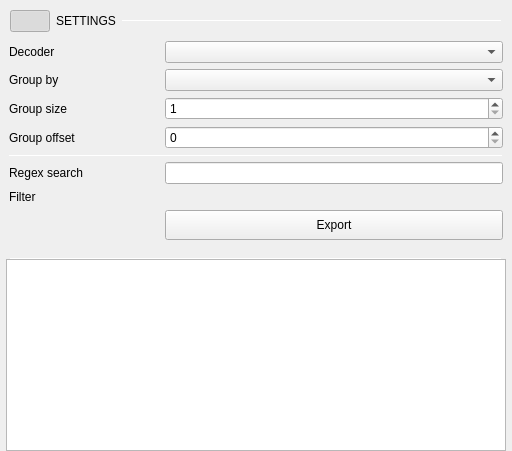
               <widget class="QWidget" name="decoderTablePage">
                <property name="sizePolicy">
                 <sizepolicy hsizetype="Preferred" vsizetype="Preferred">
                  <horstretch>0</horstretch>
                  <verstretch>0</verstretch>
                 </sizepolicy>
                </property>
                <property name="minimumSize">
                 <size>
                  <width>100</width>
                  <height>0</height>
                 </size>
                </property>
                <layout class="QVBoxLayout" name="verticalLayout_12">
                 <property name="spacing">
                  <number>0</number>
                 </property>
                 <property name="leftMargin">
                  <number>0</number>
                 </property>
                 <property name="topMargin">
                  <number>10</number>
                 </property>
                 <property name="rightMargin">
                  <number>0</number>
                 </property>
                 <property name="bottomMargin">
                  <number>0</number>
                 </property>
                 <item>
                  <layout class="QVBoxLayout" name="wDecoderSettingsContainer">
                   <property name="spacing">
                    <number>0</number>
                   </property>
                   <property name="leftMargin">
                    <number>0</number>
                   </property>
                   <property name="rightMargin">
                    <number>0</number>
                   </property>
                   <property name="bottomMargin">
                    <number>0</number>
                   </property>
                   <item>
                    <layout class="QHBoxLayout" name="wDecoderSettingsCollapse">
                     <property name="spacing">
                      <number>6</number>
                     </property>
                     <property name="leftMargin">
                      <number>10</number>
                     </property>
                     <property name="rightMargin">
                      <number>10</number>
                     </property>
                     <item>
                      <widget class="QPushButton" name="btnCollapseSettings">
                       <property name="maximumSize">
                        <size>
                         <width>16777215</width>
                         <height>16777215</height>
                        </size>
                       </property>
                       <property name="text">
                        <string/>
                       </property>
                       <property name="checkable">
                        <bool>true</bool>
                       </property>
                       <property name="checked">
                        <bool>true</bool>
                       </property>
                       <property name="subsection_arrow_button" stdset="0">
                        <bool>true</bool>
                       </property>
                      </widget>
                     </item>
                     <item>
                      <widget class="QLabel" name="label_16">
                       <property name="sizePolicy">
                        <sizepolicy hsizetype="Preferred" vsizetype="Fixed">
                         <horstretch>0</horstretch>
                         <verstretch>0</verstretch>
                        </sizepolicy>
                       </property>
                       <property name="text">
                        <string>SETTINGS</string>
                       </property>
                       <property name="subsection_label" stdset="0">
                        <bool>true</bool>
                       </property>
                      </widget>
                     </item>
                     <item>
                      <widget class="Line" name="line_9">
                       <property name="sizePolicy">
                        <sizepolicy hsizetype="Expanding" vsizetype="Fixed">
                         <horstretch>0</horstretch>
                         <verstretch>0</verstretch>
                        </sizepolicy>
                       </property>
                       <property name="minimumSize">
                        <size>
                         <width>0</width>
                         <height>1</height>
                        </size>
                       </property>
                       <property name="maximumSize">
                        <size>
                         <width>16777215</width>
                         <height>1</height>
                        </size>
                       </property>
                       <property name="orientation">
                        <enum>Qt::Horizontal</enum>
                       </property>
                       <property name="subsection_line" stdset="0">
                        <bool>true</bool>
                       </property>
                      </widget>
                     </item>
                    </layout>
                   </item>
                   <item>
                    <widget class="QWidget" name="wDecoderSettings_2" native="true">
                     <layout class="QGridLayout" name="wDecoderSettings" columnstretch="0,0" columnminimumwidth="150,0">
                      <property name="sizeConstraint">
                       <enum>QLayout::SetMinimumSize</enum>
                      </property>
                      <property name="bottomMargin">
                       <number>2</number>
                      </property>
                      <item row="4" column="1">
                       <widget class="QComboBox" name="primaryAnnotationComboBox">
                        <property name="sizePolicy">
                         <sizepolicy hsizetype="Preferred" vsizetype="Preferred">
                          <horstretch>0</horstretch>
                          <verstretch>0</verstretch>
                         </sizepolicy>
                        </property>
                        <property name="maximumSize">
                         <size>
                          <width>16777215</width>
                          <height>16777215</height>
                         </size>
                        </property>
                       </widget>
                      </item>
                      <item row="6" column="0">
                       <widget class="QLabel" name="label_21">
                        <property name="text">
                         <string>Group size</string>
                        </property>
                       </widget>
                      </item>
                      <item row="8" column="0" colspan="2">
                       <widget class="Line" name="line_10">
                        <property name="sizePolicy">
                         <sizepolicy hsizetype="Expanding" vsizetype="Fixed">
                          <horstretch>0</horstretch>
                          <verstretch>0</verstretch>
                         </sizepolicy>
                        </property>
                        <property name="minimumSize">
                         <size>
                          <width>0</width>
                          <height>1</height>
                         </size>
                        </property>
                        <property name="maximumSize">
                         <size>
                          <width>16777215</width>
                          <height>1</height>
                         </size>
                        </property>
                        <property name="orientation">
                         <enum>Qt::Horizontal</enum>
                        </property>
                        <property name="blue_line" stdset="0">
                         <bool>true</bool>
                        </property>
                       </widget>
                      </item>
                      <item row="2" column="0">
                       <widget class="QLabel" name="label_18">
                        <property name="sizePolicy">
                         <sizepolicy hsizetype="Fixed" vsizetype="Preferred">
                          <horstretch>0</horstretch>
                          <verstretch>0</verstretch>
                         </sizepolicy>
                        </property>
                        <property name="text">
                         <string>Decoder</string>
                        </property>
                       </widget>
                      </item>
                      <item row="6" column="1">
                       <widget class="QSpinBox" name="groupSizeSpinBox">
                        <property name="sizePolicy">
                         <sizepolicy hsizetype="Preferred" vsizetype="Fixed">
                          <horstretch>0</horstretch>
                          <verstretch>0</verstretch>
                         </sizepolicy>
                        </property>
                        <property name="maximumSize">
                         <size>
                          <width>16777215</width>
                          <height>40</height>
                         </size>
                        </property>
                        <property name="minimum">
                         <number>1</number>
                        </property>
                        <property name="value">
                         <number>1</number>
                        </property>
                       </widget>
                      </item>
                      <item row="9" column="1">
                       <widget class="QLineEdit" name="searchBox">
                        <property name="sizePolicy">
                         <sizepolicy hsizetype="Preferred" vsizetype="Fixed">
                          <horstretch>0</horstretch>
                          <verstretch>0</verstretch>
                         </sizepolicy>
                        </property>
                       </widget>
                      </item>
                      <item row="9" column="0">
                       <widget class="QLabel" name="label_20">
                        <property name="text">
                         <string>Regex search</string>
                        </property>
                       </widget>
                      </item>
                      <item row="10" column="0">
                       <widget class="QLabel" name="label_19">
                        <property name="sizePolicy">
                         <sizepolicy hsizetype="Fixed" vsizetype="Preferred">
                          <horstretch>0</horstretch>
                          <verstretch>0</verstretch>
                         </sizepolicy>
                        </property>
                        <property name="text">
                         <string>Filter</string>
                        </property>
                       </widget>
                      </item>
                      <item row="10" column="1">
                       <layout class="QVBoxLayout" name="filterLayout">
                        <property name="spacing">
                         <number>0</number>
                        </property>
                       </layout>
                      </item>
                      <item row="4" column="0">
                       <widget class="QLabel" name="label_17">
                        <property name="sizePolicy">
                         <sizepolicy hsizetype="Fixed" vsizetype="Preferred">
                          <horstretch>0</horstretch>
                          <verstretch>0</verstretch>
                         </sizepolicy>
                        </property>
                        <property name="text">
                         <string>Group by</string>
                        </property>
                       </widget>
                      </item>
                      <item row="2" column="1">
                       <widget class="QComboBox" name="DecoderComboBox">
                        <property name="sizePolicy">
                         <sizepolicy hsizetype="Preferred" vsizetype="Preferred">
                          <horstretch>0</horstretch>
                          <verstretch>0</verstretch>
                         </sizepolicy>
                        </property>
                        <property name="minimumSize">
                         <size>
                          <width>0</width>
                          <height>0</height>
                         </size>
                        </property>
                       </widget>
                      </item>
                      <item row="7" column="0">
                       <widget class="QLabel" name="label_22">
                        <property name="text">
                         <string>Group offset</string>
                        </property>
                       </widget>
                      </item>
                      <item row="7" column="1">
                       <widget class="QSpinBox" name="groupOffsetSpinBox">
                        <property name="sizePolicy">
                         <sizepolicy hsizetype="Preferred" vsizetype="Fixed">
                          <horstretch>0</horstretch>
                          <verstretch>0</verstretch>
                         </sizepolicy>
                        </property>
                        <property name="maximumSize">
                         <size>
                          <width>16777215</width>
                          <height>40</height>
                         </size>
                        </property>
                       </widget>
                      </item>
                      <item row="11" column="1">
                       <widget class="QPushButton" name="btnTableExport">
                        <property name="minimumSize">
                         <size>
                          <width>0</width>
                          <height>30</height>
                         </size>
                        </property>
                        <property name="maximumSize">
                         <size>
                          <width>16777215</width>
                          <height>30</height>
                         </size>
                        </property>
                        <property name="text">
                         <string>Export</string>
                        </property>
                        <property name="blue_button" stdset="0">
                         <bool>true</bool>
                        </property>
                       </widget>
                      </item>
                     </layout>
                    </widget>
                   </item>
                  </layout>
                 </item>
                 <item>
                  <layout class="QVBoxLayout" name="verticalLayout_15">
                   <property name="spacing">
                    <number>2</number>
                   </property>
                   <property name="leftMargin">
                    <number>10</number>
                   </property>
                   <property name="topMargin">
                    <number>0</number>
                   </property>
                   <property name="rightMargin">
                    <number>10</number>
                   </property>
                   <property name="bottomMargin">
                    <number>0</number>
                   </property>
                   <item>
                    <widget class="QLabel" name="statusLabel">
                     <property name="text">
                      <string/>
                     </property>
                     <property name="alignment">
                      <set>Qt::AlignCenter</set>
                     </property>
                    </widget>
                   </item>
                   <item>
                    <widget class="Line" name="line_8">
                     <property name="maximumSize">
                      <size>
                       <width>16777215</width>
                       <height>1</height>
                      </size>
                     </property>
                     <property name="lineWidth">
                      <number>1</number>
                     </property>
                     <property name="orientation">
                      <enum>Qt::Horizontal</enum>
                     </property>
                     <property name="blue_line" stdset="0">
                      <bool>true</bool>
                     </property>
                    </widget>
                   </item>
                  </layout>
                 </item>
                 <item>
                  <layout class="QVBoxLayout" name="verticalLayout_13">
                   <property name="spacing">
                    <number>0</number>
                   </property>
                   <property name="leftMargin">
                    <number>6</number>
                   </property>
                   <property name="rightMargin">
                    <number>6</number>
                   </property>
                   <item>
                    <widget class="adiscope::logic::DecoderTable" name="decoderTableView">
                     <property name="sizePolicy">
                      <sizepolicy hsizetype="Fixed" vsizetype="Expanding">
                       <horstretch>0</horstretch>
                       <verstretch>0</verstretch>
                      </sizepolicy>
                     </property>
                     <property name="minimumSize">
                      <size>
                       <width>500</width>
                       <height>0</height>
                      </size>
                     </property>
                     <property name="frameShadow">
                      <enum>QFrame::Plain</enum>
                     </property>
                    </widget>
                   </item>
                  </layout>
                 </item>
                </layout>
               </widget>
